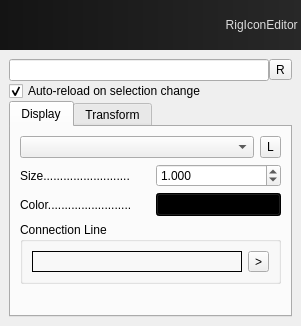
<?xml version="1.0" encoding="UTF-8"?>
<ui version="4.0">
 <class>Dialog</class>
 <widget class="QDialog" name="Dialog">
  <property name="geometry">
   <rect>
    <x>0</x>
    <y>0</y>
    <width>272</width>
    <height>320</height>
   </rect>
  </property>
  <property name="windowTitle">
   <string>csRigIconEditor</string>
  </property>
  <layout class="QVBoxLayout" name="verticalLayout">
   <property name="spacing">
    <number>0</number>
   </property>
   <property name="margin">
    <number>0</number>
   </property>
   <item>
    <layout class="QVBoxLayout" name="banner_layout">
     <item>
      <widget class="QLabel" name="banner_label">
       <property name="sizePolicy">
        <sizepolicy hsizetype="Preferred" vsizetype="Maximum">
         <horstretch>0</horstretch>
         <verstretch>0</verstretch>
        </sizepolicy>
       </property>
       <property name="minimumSize">
        <size>
         <width>0</width>
         <height>50</height>
        </size>
       </property>
       <property name="styleSheet">
        <string notr="true">font: 75 bold italic 18pt &quot;Trebuchet MS&quot;;
color: rgb(220, 220, 220);
background-color: qlineargradient(spread:pad, x1:0, y1:0, x2:1, y2:0, stop:0 rgba(20, 20, 20, 255), stop:1 rgba(40, 40, 40, 255));</string>
       </property>
       <property name="text">
        <string>RigIconEditor </string>
       </property>
       <property name="alignment">
        <set>Qt::AlignRight|Qt::AlignTrailing|Qt::AlignVCenter</set>
       </property>
      </widget>
     </item>
    </layout>
   </item>
   <item>
    <layout class="QVBoxLayout" name="params_layout">
     <property name="margin">
      <number>9</number>
     </property>
     <item>
      <layout class="QHBoxLayout" name="selection_layout">
       <property name="margin">
        <number>0</number>
       </property>
       <item>
        <widget class="QLineEdit" name="iconname_lineEdit">
         <property name="text">
          <string/>
         </property>
        </widget>
       </item>
       <item>
        <widget class="QToolButton" name="reload_button">
         <property name="sizePolicy">
          <sizepolicy hsizetype="Minimum" vsizetype="Fixed">
           <horstretch>0</horstretch>
           <verstretch>0</verstretch>
          </sizepolicy>
         </property>
         <property name="text">
          <string>R</string>
         </property>
        </widget>
       </item>
      </layout>
     </item>
     <item>
      <widget class="QCheckBox" name="autoreload_checkBox">
       <property name="text">
        <string>Auto-reload on selection change</string>
       </property>
       <property name="checked">
        <bool>true</bool>
       </property>
      </widget>
     </item>
     <item>
      <widget class="QTabWidget" name="params_tabWidget">
       <property name="enabled">
        <bool>true</bool>
       </property>
       <property name="currentIndex">
        <number>0</number>
       </property>
       <widget class="QWidget" name="display_tab">
        <attribute name="title">
         <string>Display</string>
        </attribute>
        <layout class="QVBoxLayout" name="verticalLayout_2">
         <item>
          <layout class="QHBoxLayout" name="horizontalLayout">
           <item>
            <widget class="QComboBox" name="shape_comboBox">
             <property name="sizePolicy">
              <sizepolicy hsizetype="Expanding" vsizetype="Fixed">
               <horstretch>0</horstretch>
               <verstretch>0</verstretch>
              </sizepolicy>
             </property>
            </widget>
           </item>
           <item>
            <widget class="QToolButton" name="library_button">
             <property name="sizePolicy">
              <sizepolicy hsizetype="Minimum" vsizetype="Minimum">
               <horstretch>0</horstretch>
               <verstretch>0</verstretch>
              </sizepolicy>
             </property>
             <property name="minimumSize">
              <size>
               <width>20</width>
               <height>20</height>
              </size>
             </property>
             <property name="text">
              <string>L</string>
             </property>
            </widget>
           </item>
          </layout>
         </item>
         <item>
          <layout class="QFormLayout" name="display_layout">
           <item row="0" column="0">
            <widget class="QLabel" name="size_label">
             <property name="sizePolicy">
              <sizepolicy hsizetype="Minimum" vsizetype="Preferred">
               <horstretch>0</horstretch>
               <verstretch>0</verstretch>
              </sizepolicy>
             </property>
             <property name="minimumSize">
              <size>
               <width>130</width>
               <height>0</height>
              </size>
             </property>
             <property name="text">
              <string>Size..........................</string>
             </property>
            </widget>
           </item>
           <item row="0" column="1">
            <widget class="QDoubleSpinBox" name="size_spinBox">
             <property name="sizePolicy">
              <sizepolicy hsizetype="Expanding" vsizetype="Fixed">
               <horstretch>0</horstretch>
               <verstretch>0</verstretch>
              </sizepolicy>
             </property>
             <property name="decimals">
              <number>3</number>
             </property>
             <property name="minimum">
              <double>0.010000000000000</double>
             </property>
             <property name="singleStep">
              <double>0.100000000000000</double>
             </property>
             <property name="value">
              <double>1.000000000000000</double>
             </property>
            </widget>
           </item>
           <item row="1" column="0">
            <widget class="QLabel" name="color_label">
             <property name="sizePolicy">
              <sizepolicy hsizetype="Minimum" vsizetype="Preferred">
               <horstretch>0</horstretch>
               <verstretch>0</verstretch>
              </sizepolicy>
             </property>
             <property name="minimumSize">
              <size>
               <width>130</width>
               <height>0</height>
              </size>
             </property>
             <property name="text">
              <string>Color.........................</string>
             </property>
            </widget>
           </item>
           <item row="1" column="1">
            <widget class="QToolButton" name="color_button">
             <property name="sizePolicy">
              <sizepolicy hsizetype="Expanding" vsizetype="Fixed">
               <horstretch>0</horstretch>
               <verstretch>0</verstretch>
              </sizepolicy>
             </property>
             <property name="styleSheet">
              <string notr="true">background-color: rgb(0, 0, 0);</string>
             </property>
             <property name="text">
              <string/>
             </property>
            </widget>
           </item>
          </layout>
         </item>
         <item>
          <widget class="QGroupBox" name="connLine_groupBox">
           <property name="title">
            <string>Connection Line</string>
           </property>
           <property name="flat">
            <bool>false</bool>
           </property>
           <layout class="QHBoxLayout" name="horizontalLayout_2">
            <item>
             <widget class="QLabel" name="connect_label">
              <property name="sizePolicy">
               <sizepolicy hsizetype="Expanding" vsizetype="Preferred">
                <horstretch>0</horstretch>
                <verstretch>0</verstretch>
               </sizepolicy>
              </property>
              <property name="frameShape">
               <enum>QFrame::Panel</enum>
              </property>
              <property name="text">
               <string/>
              </property>
             </widget>
            </item>
            <item>
             <widget class="QToolButton" name="connect_button">
              <property name="sizePolicy">
               <sizepolicy hsizetype="Fixed" vsizetype="Expanding">
                <horstretch>0</horstretch>
                <verstretch>0</verstretch>
               </sizepolicy>
              </property>
              <property name="text">
               <string>&gt;</string>
              </property>
             </widget>
            </item>
           </layout>
          </widget>
         </item>
         <item>
          <spacer name="verticalSpacer">
           <property name="orientation">
            <enum>Qt::Vertical</enum>
           </property>
           <property name="sizeHint" stdset="0">
            <size>
             <width>20</width>
             <height>40</height>
            </size>
           </property>
          </spacer>
         </item>
        </layout>
       </widget>
       <widget class="QWidget" name="transform_tab">
        <attribute name="title">
         <string>Transform</string>
        </attribute>
        <layout class="QVBoxLayout" name="verticalLayout_5">
         <item>
          <widget class="QGroupBox" name="pos_groupBox">
           <property name="title">
            <string>Position</string>
           </property>
           <property name="flat">
            <bool>true</bool>
           </property>
           <layout class="QHBoxLayout" name="horizontalLayout_3">
            <property name="topMargin">
             <number>3</number>
            </property>
            <property name="bottomMargin">
             <number>3</number>
            </property>
            <item>
             <widget class="QDoubleSpinBox" name="posx_spinBox">
              <property name="sizePolicy">
               <sizepolicy hsizetype="Expanding" vsizetype="Fixed">
                <horstretch>0</horstretch>
                <verstretch>0</verstretch>
               </sizepolicy>
              </property>
              <property name="decimals">
               <number>3</number>
              </property>
              <property name="minimum">
               <double>-99.989999999999995</double>
              </property>
              <property name="singleStep">
               <double>0.100000000000000</double>
              </property>
             </widget>
            </item>
            <item>
             <widget class="QDoubleSpinBox" name="posy_spinBox">
              <property name="sizePolicy">
               <sizepolicy hsizetype="Expanding" vsizetype="Fixed">
                <horstretch>0</horstretch>
                <verstretch>0</verstretch>
               </sizepolicy>
              </property>
              <property name="decimals">
               <number>3</number>
              </property>
              <property name="minimum">
               <double>-99.989999999999995</double>
              </property>
              <property name="singleStep">
               <double>0.100000000000000</double>
              </property>
             </widget>
            </item>
            <item>
             <widget class="QDoubleSpinBox" name="posz_spinBox">
              <property name="sizePolicy">
               <sizepolicy hsizetype="Expanding" vsizetype="Fixed">
                <horstretch>0</horstretch>
                <verstretch>0</verstretch>
               </sizepolicy>
              </property>
              <property name="decimals">
               <number>3</number>
              </property>
              <property name="minimum">
               <double>-99.989999999999995</double>
              </property>
              <property name="singleStep">
               <double>0.100000000000000</double>
              </property>
             </widget>
            </item>
           </layout>
          </widget>
         </item>
         <item>
          <widget class="QGroupBox" name="rot_groupBox">
           <property name="title">
            <string>Rotation</string>
           </property>
           <property name="flat">
            <bool>true</bool>
           </property>
           <layout class="QHBoxLayout" name="horizontalLayout_4">
            <property name="topMargin">
             <number>3</number>
            </property>
            <property name="bottomMargin">
             <number>3</number>
            </property>
            <item>
             <widget class="QDoubleSpinBox" name="rotx_spinBox">
              <property name="sizePolicy">
               <sizepolicy hsizetype="Expanding" vsizetype="Fixed">
                <horstretch>0</horstretch>
                <verstretch>0</verstretch>
               </sizepolicy>
              </property>
              <property name="decimals">
               <number>3</number>
              </property>
              <property name="minimum">
               <double>-180.000000000000000</double>
              </property>
              <property name="maximum">
               <double>180.000000000000000</double>
              </property>
              <property name="singleStep">
               <double>5.000000000000000</double>
              </property>
             </widget>
            </item>
            <item>
             <widget class="QDoubleSpinBox" name="roty_spinBox">
              <property name="sizePolicy">
               <sizepolicy hsizetype="Expanding" vsizetype="Fixed">
                <horstretch>0</horstretch>
                <verstretch>0</verstretch>
               </sizepolicy>
              </property>
              <property name="decimals">
               <number>3</number>
              </property>
              <property name="minimum">
               <double>-180.000000000000000</double>
              </property>
              <property name="maximum">
               <double>180.000000000000000</double>
              </property>
              <property name="singleStep">
               <double>5.000000000000000</double>
              </property>
             </widget>
            </item>
            <item>
             <widget class="QDoubleSpinBox" name="rotz_spinBox">
              <property name="sizePolicy">
               <sizepolicy hsizetype="Expanding" vsizetype="Fixed">
                <horstretch>0</horstretch>
                <verstretch>0</verstretch>
               </sizepolicy>
              </property>
              <property name="decimals">
               <number>3</number>
              </property>
              <property name="minimum">
               <double>-180.000000000000000</double>
              </property>
              <property name="maximum">
               <double>180.000000000000000</double>
              </property>
              <property name="singleStep">
               <double>5.000000000000000</double>
              </property>
             </widget>
            </item>
           </layout>
          </widget>
         </item>
         <item>
          <widget class="QGroupBox" name="scl_groupBox">
           <property name="title">
            <string>Scale</string>
           </property>
           <property name="flat">
            <bool>true</bool>
           </property>
           <layout class="QHBoxLayout" name="horizontalLayout_5">
            <property name="topMargin">
             <number>3</number>
            </property>
            <property name="bottomMargin">
             <number>3</number>
            </property>
            <item>
             <widget class="QDoubleSpinBox" name="sclx_spinBox">
              <property name="sizePolicy">
               <sizepolicy hsizetype="Expanding" vsizetype="Fixed">
                <horstretch>0</horstretch>
                <verstretch>0</verstretch>
               </sizepolicy>
              </property>
              <property name="decimals">
               <number>3</number>
              </property>
              <property name="minimum">
               <double>-99.989999999999995</double>
              </property>
              <property name="singleStep">
               <double>0.100000000000000</double>
              </property>
              <property name="value">
               <double>1.000000000000000</double>
              </property>
             </widget>
            </item>
            <item>
             <widget class="QDoubleSpinBox" name="scly_spinBox">
              <property name="sizePolicy">
               <sizepolicy hsizetype="Expanding" vsizetype="Fixed">
                <horstretch>0</horstretch>
                <verstretch>0</verstretch>
               </sizepolicy>
              </property>
              <property name="decimals">
               <number>3</number>
              </property>
              <property name="minimum">
               <double>-99.989999999999995</double>
              </property>
              <property name="singleStep">
               <double>0.100000000000000</double>
              </property>
              <property name="value">
               <double>1.000000000000000</double>
              </property>
             </widget>
            </item>
            <item>
             <widget class="QDoubleSpinBox" name="sclz_spinBox">
              <property name="sizePolicy">
               <sizepolicy hsizetype="Expanding" vsizetype="Fixed">
                <horstretch>0</horstretch>
                <verstretch>0</verstretch>
               </sizepolicy>
              </property>
              <property name="decimals">
               <number>3</number>
              </property>
              <property name="minimum">
               <double>-99.989999999999995</double>
              </property>
              <property name="singleStep">
               <double>0.100000000000000</double>
              </property>
              <property name="value">
               <double>1.000000000000000</double>
              </property>
             </widget>
            </item>
           </layout>
          </widget>
         </item>
        </layout>
       </widget>
      </widget>
     </item>
    </layout>
   </item>
  </layout>
 </widget>
 <tabstops>
  <tabstop>iconname_lineEdit</tabstop>
  <tabstop>reload_button</tabstop>
  <tabstop>autoreload_checkBox</tabstop>
  <tabstop>params_tabWidget</tabstop>
  <tabstop>shape_comboBox</tabstop>
  <tabstop>library_button</tabstop>
  <tabstop>size_spinBox</tabstop>
  <tabstop>color_button</tabstop>
  <tabstop>connect_button</tabstop>
  <tabstop>posx_spinBox</tabstop>
  <tabstop>posy_spinBox</tabstop>
  <tabstop>posz_spinBox</tabstop>
  <tabstop>rotx_spinBox</tabstop>
  <tabstop>roty_spinBox</tabstop>
  <tabstop>rotz_spinBox</tabstop>
  <tabstop>sclx_spinBox</tabstop>
  <tabstop>scly_spinBox</tabstop>
  <tabstop>sclz_spinBox</tabstop>
 </tabstops>
 <resources/>
 <connections>
  <connection>
   <sender>reload_button</sender>
   <signal>clicked()</signal>
   <receiver>Dialog</receiver>
   <slot>reload_clicked()</slot>
   <hints>
    <hint type="sourcelabel">
     <x>242</x>
     <y>80</y>
    </hint>
    <hint type="destinationlabel">
     <x>227</x>
     <y>74</y>
    </hint>
   </hints>
  </connection>
  <connection>
   <sender>library_button</sender>
   <signal>clicked()</signal>
   <receiver>Dialog</receiver>
   <slot>library_clicked()</slot>
   <hints>
    <hint type="sourcelabel">
     <x>232</x>
     <y>155</y>
    </hint>
    <hint type="destinationlabel">
     <x>227</x>
     <y>163</y>
    </hint>
   </hints>
  </connection>
  <connection>
   <sender>color_button</sender>
   <signal>clicked()</signal>
   <receiver>Dialog</receiver>
   <slot>color_clicked()</slot>
   <hints>
    <hint type="sourcelabel">
     <x>248</x>
     <y>231</y>
    </hint>
    <hint type="destinationlabel">
     <x>227</x>
     <y>215</y>
    </hint>
   </hints>
  </connection>
  <connection>
   <sender>autoreload_checkBox</sender>
   <signal>toggled(bool)</signal>
   <receiver>Dialog</receiver>
   <slot>autoreload_changed()</slot>
   <hints>
    <hint type="sourcelabel">
     <x>17</x>
     <y>104</y>
    </hint>
    <hint type="destinationlabel">
     <x>227</x>
     <y>108</y>
    </hint>
   </hints>
  </connection>
  <connection>
   <sender>shape_comboBox</sender>
   <signal>currentIndexChanged(int)</signal>
   <receiver>Dialog</receiver>
   <slot>shape_changed()</slot>
   <hints>
    <hint type="sourcelabel">
     <x>140</x>
     <y>156</y>
    </hint>
    <hint type="destinationlabel">
     <x>278</x>
     <y>174</y>
    </hint>
   </hints>
  </connection>
  <connection>
   <sender>connect_button</sender>
   <signal>clicked()</signal>
   <receiver>Dialog</receiver>
   <slot>connection_clicked()</slot>
   <hints>
    <hint type="sourcelabel">
     <x>229</x>
     <y>272</y>
    </hint>
    <hint type="destinationlabel">
     <x>270</x>
     <y>267</y>
    </hint>
   </hints>
  </connection>
 </connections>
 <slots>
  <slot>reload_clicked()</slot>
  <slot>library_clicked()</slot>
  <slot>color_clicked()</slot>
  <slot>name_changed()</slot>
  <slot>autoreload_changed()</slot>
  <slot>shape_changed()</slot>
  <slot>connection_clicked()</slot>
 </slots>
</ui>
